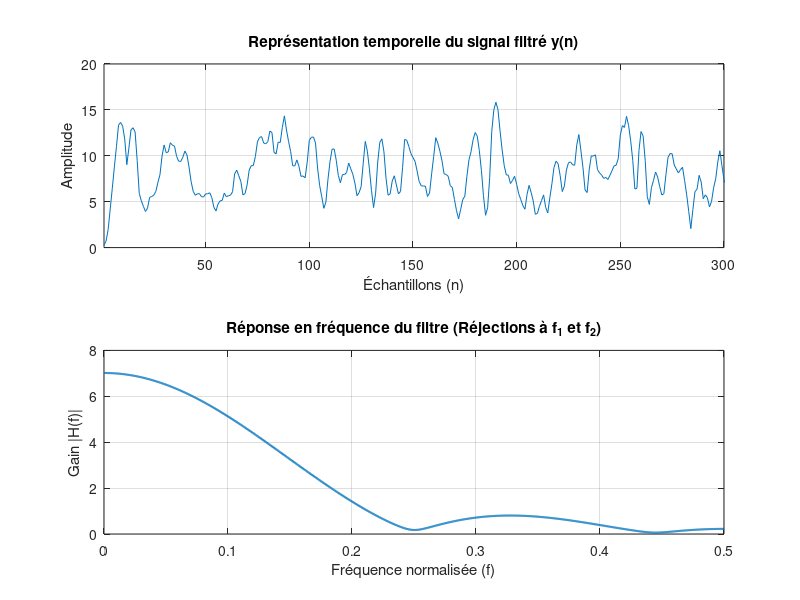

This figure's MATLAB source:
clear;
clc;

%%%%%%%%% Étape 2.2.1 : %%%%%%%%%

%% génération bbgc :

N = 2000;
m = 0;
sigma_carre = 1;
x = abs(sqrt(sigma_carre) + randn(1,N) + m);

%% création du filtre : 

f_1 = 1/4;
f_2 = 4/9;
R = 0;
r = 0.95;

%%% pôles

p_1 = R*exp(1i*2*pi*f_1);
p_2 = R*exp(1i*2*pi*f_2);

%%% zéros

z_1 = r*exp(1i*2*pi*f_1);
z_2 = conj(z_1);
z_3 = r*exp(1i*2*pi*f_2);
z_4 = conj(z_3);

%%% Numérateur

Zeros = [z_1 z_2 z_3 z_4];
B = poly(Zeros);

%%% Dénominateur : 
A = 1;

%% filtrage : 
y = filter(B,A,x);


%% Affichage de la réponse en fréquence (Réjections)
figure;

%%% Représentation temporelle %%%

n = 1:N;
% Plot simple du signal de sortie filtré
subplot(2,1,1);
plot(n, y);
grid on;

xlim([1 300]); 
xlabel('Échantillons (n)');
ylabel('Amplitude');
title('Représentation temporelle du signal filtré y(n)');

%%% Représentation spectrale %%%

fn = 0 : 1/N : 1/2; 

H = freqz(B, A, 2*pi*fn);

subplot(2,1,2);
plot(fn, abs(H), 'LineWidth', 1.5);
grid on;
xlabel('Fréquence normalisée (f)');
ylabel('Gain |H(f)|');
title('Réponse en fréquence du filtre (Réjections à f_1 et f_2)');
